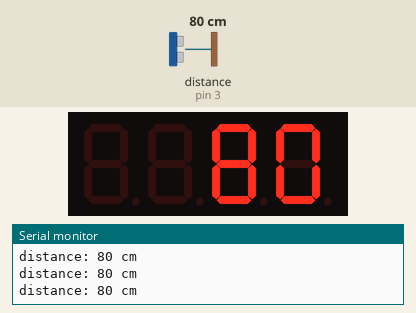
The sketch below on a simulated Arduino Uno, built with avr-gcc and run on an emulated ATmega328P. Shown: 4-digit seven-segment display, the last lines printed to the serial monitor. Wiring (inferred from the names in the program): ultrasonic range finder: trigger pin 2; echo pin 3; 4-digit 7-segment display, segments lit when HIGH: segments pin 4, pin 5, pin 6, pin 7, pin 8, pin 9, pin 10, pin 11; digit selects pin 12, pin 13, A0, A1. The inputs (shaded band) are chosen by the test bench; at power-on: distance to the obstacle (sensor on pin 3) 80 cm. The echo pulse lasts 58.3 µs per cm; the segment pins are drawn as the display they are named for.

Above: at 1.2 s.
1.3 s: distance to the obstacle (sensor on pin 3) set to 4 cm
At 1.9 s:
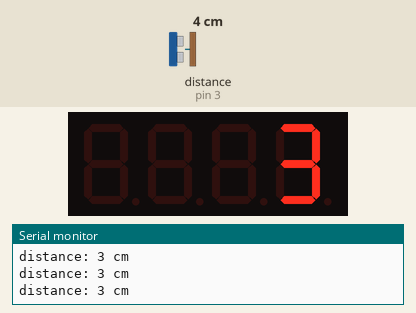
2.9 s: distance to the obstacle (sensor on pin 3) set to 2 cm
At 4.6 s:
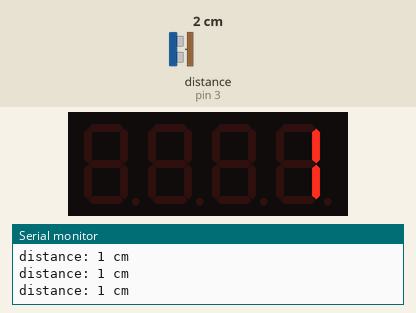
4.9 s: distance to the obstacle (sensor on pin 3) set to 60 cm
At 6.0 s:
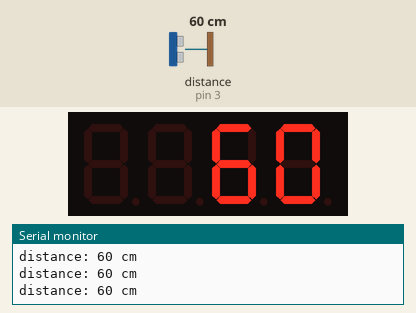
Timing chart, 0 to 7.9 s (numbered marks = the images above; inputs shaded):
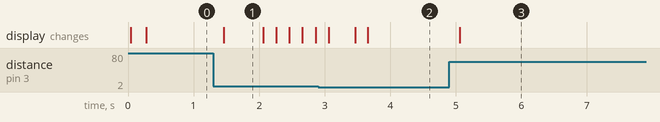

Measured:
- after the input at 1.3 s, the display: changes after 0.16 s (image 1)
- after the input at 2.9 s, the display: changes after 0.16 s (image 2)
- after the input at 4.9 s, the display: changes after 0.16 s (image 3)
- what the display in image 1 shows lasts 0.6 s, from 1.5 s to 2.1 s

The sketch:

distance_display.ino
```cpp
// HC-SR04 distance shown on a 5641AS 4-digit 7-segment display.
// Distance in cm. Range "blank" if no echo.

const int PIN_TRIG = 2;
const int PIN_ECHO = 3;

// segment pins, in order: a, b, c, d, e, f, g, dp
const int PIN_SEG[8] = {4, 5, 6, 7, 8, 9, 10, 11};
// digit-select pins, left to right: D1, D2, D3, D4
const int PIN_DIG[4] = {12, 13, A0, A1};

// Set to false if your display is common-anode (segments invert).
const bool COMMON_CATHODE = true;

// 7-segment patterns. Bit 0=a, 1=b, 2=c, 3=d, 4=e, 5=f, 6=g
const byte DIGITS_0_9[10] = {
  0b0111111, // 0
  0b0000110, // 1
  0b1011011, // 2
  0b1001111, // 3
  0b1100110, // 4
  0b1101101, // 5
  0b1111101, // 6
  0b0000111, // 7
  0b1111111, // 8
  0b1101111, // 9
};
const byte BLANK = 0;
const byte DASH  = 0b1000000;  // only segment g

int distanceCm = -1;
unsigned long lastMeasureMs = 0;
unsigned long lastDigitMs   = 0;
int activeDigit = 0;

void allDigitsOff() {
  for (int i = 0; i < 4; i++) {
    digitalWrite(PIN_DIG[i], COMMON_CATHODE ? HIGH : LOW);
  }
}

void writeSegments(byte pattern, bool dp) {
  byte on  = COMMON_CATHODE ? HIGH : LOW;
  byte off = COMMON_CATHODE ? LOW  : HIGH;
  for (int i = 0; i < 7; i++) {
    digitalWrite(PIN_SEG[i], (pattern & (1 << i)) ? on : off);
  }
  digitalWrite(PIN_SEG[7], dp ? on : off);
}

void enableDigit(int idx) {
  digitalWrite(PIN_DIG[idx], COMMON_CATHODE ? LOW : HIGH);
}

byte patternForDigit(int idx) {
  if (distanceCm < 0) return DASH;

  int d3 = (distanceCm / 1000) % 10;
  int d2 = (distanceCm / 100)  % 10;
  int d1 = (distanceCm / 10)   % 10;
  int d0 =  distanceCm         % 10;

  // suppress leading zeros so "42" shows as "  42", not "0042"
  switch (idx) {
    case 0: return d3 ? DIGITS_0_9[d3] : BLANK;
    case 1: return (d3 || d2) ? DIGITS_0_9[d2] : BLANK;
    case 2: return (d3 || d2 || d1) ? DIGITS_0_9[d1] : BLANK;
    case 3: return DIGITS_0_9[d0];
  }
  return BLANK;
}

void measure() {
  digitalWrite(PIN_TRIG, HIGH);
  delayMicroseconds(10);
  digitalWrite(PIN_TRIG, LOW);
  unsigned long us = pulseIn(PIN_ECHO, HIGH, 25000UL);
  distanceCm = (us == 0) ? -1 : (int)(us / 58);

  if (distanceCm < 0) {
    Serial.println(F("no echo"));
  } else {
    Serial.print(F("distance: "));
    Serial.print(distanceCm);
    Serial.println(F(" cm"));
  }
}

void setup() {
  pinMode(PIN_TRIG, OUTPUT);
  pinMode(PIN_ECHO, INPUT);
  digitalWrite(PIN_TRIG, LOW);

  for (int i = 0; i < 8; i++) pinMode(PIN_SEG[i], OUTPUT);
  for (int i = 0; i < 4; i++) pinMode(PIN_DIG[i], OUTPUT);
  allDigitsOff();

  Serial.begin(115200);
  Serial.println(F("distance_display: ready"));
}

void loop() {
  // measure every 200 ms
  if (millis() - lastMeasureMs >= 200) {
    lastMeasureMs = millis();
    measure();
  }

  // refresh next digit every 3 ms => ~83 Hz total refresh, no flicker
  if (millis() - lastDigitMs >= 3) {
    lastDigitMs = millis();
    allDigitsOff();
    writeSegments(patternForDigit(activeDigit), false);
    enableDigit(activeDigit);
    activeDigit = (activeDigit + 1) % 4;
  }
}
```
